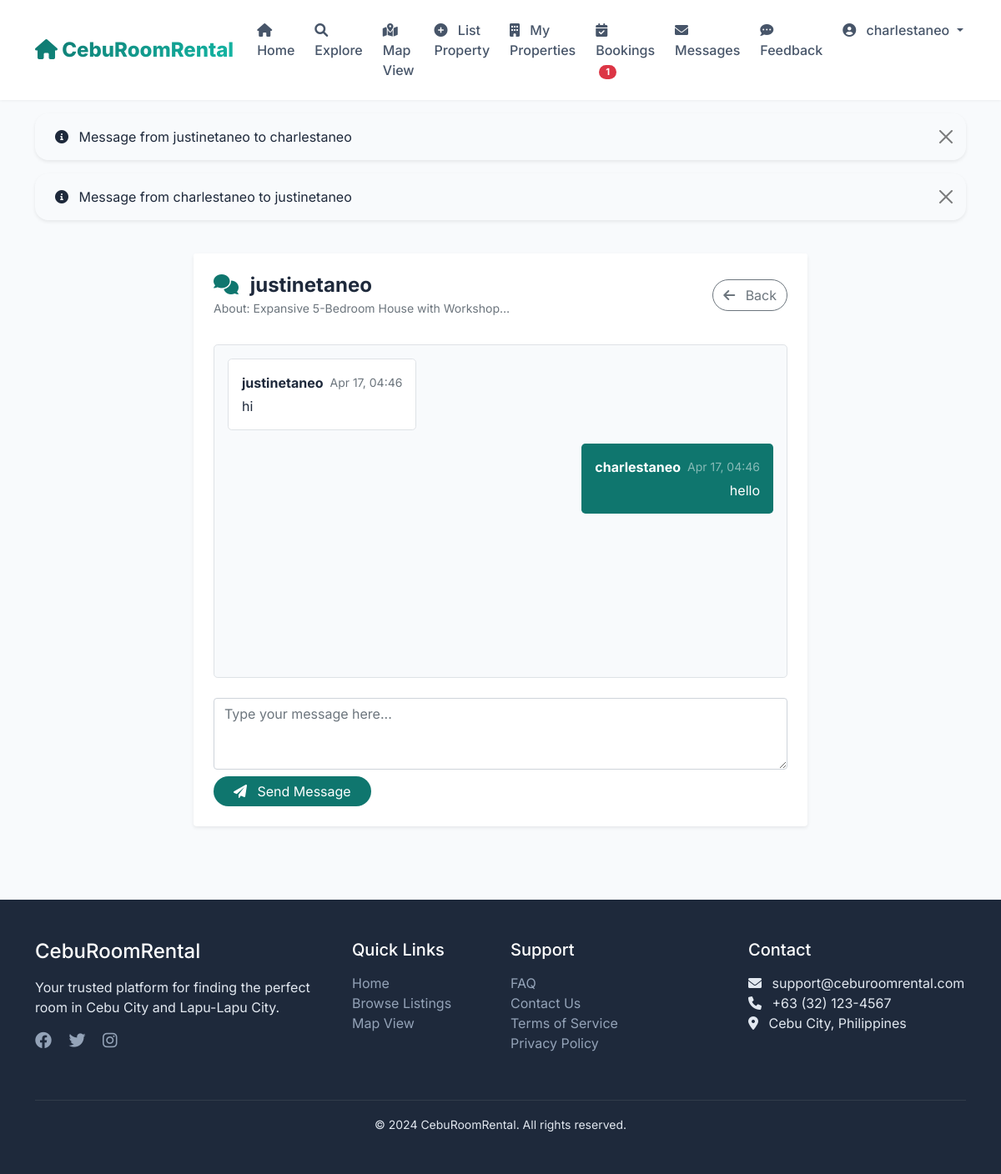
Page /conversation/4/8/ (signed in) on the earlier database version.
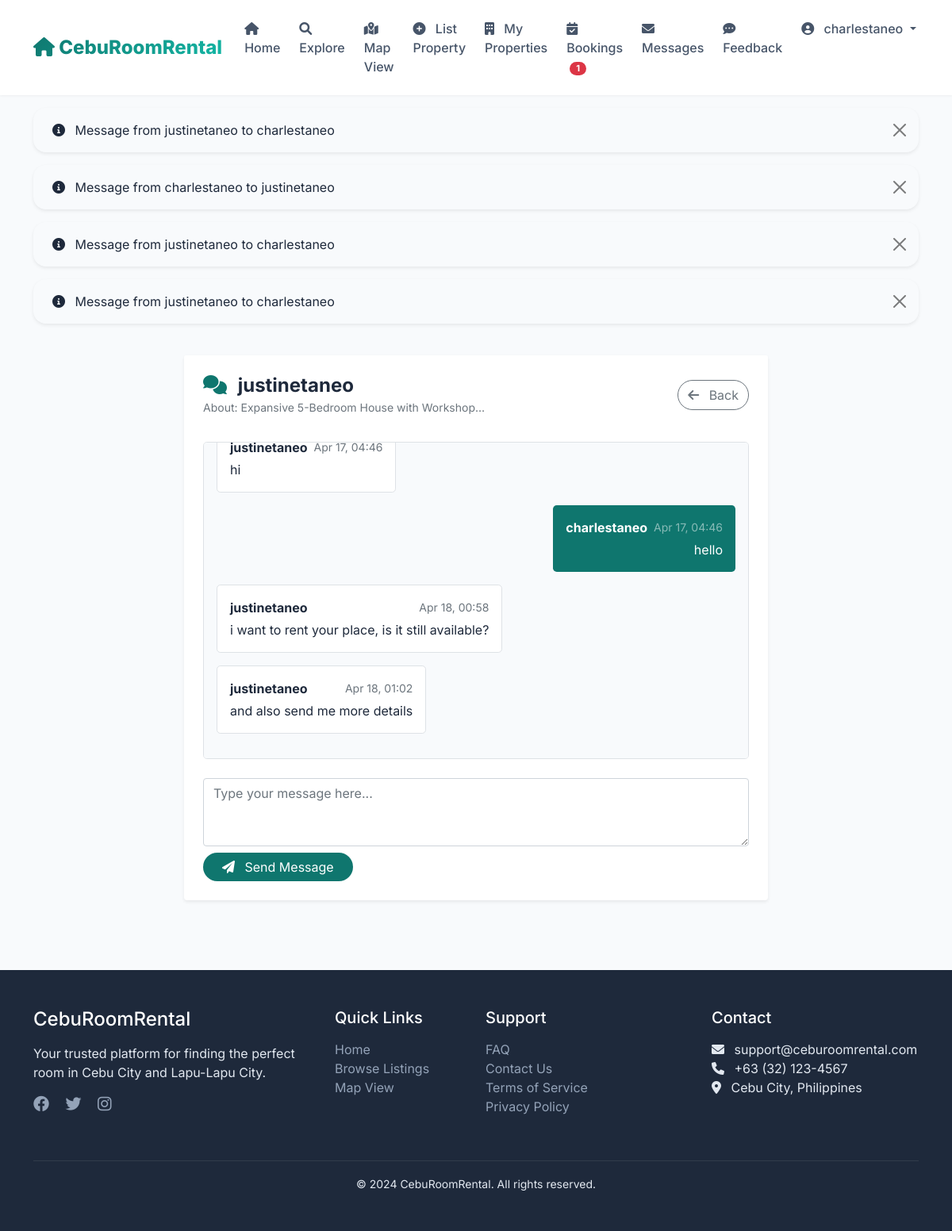
Same page on the later database version.
### rentals/models.py (models this page shows)
class Message(models.Model):
    listing = models.ForeignKey(Listing, on_delete=models.CASCADE, related_name='messages')
    sender = models.ForeignKey(User, on_delete=models.CASCADE, related_name='sent_messages')
    receiver = models.ForeignKey(User, on_delete=models.CASCADE, related_name='received_messages')
    message = models.TextField()
    created_at = models.DateTimeField(auto_now_add=True)
    is_read = models.BooleanField(default=False)
    def __str__(self):
        return f"Message from {self.sender.username} to {self.receiver.username}"

### rentals/views.py (the view, shortened to what this page needs)
# urls.py: path('conversation/<int:user_id>/<int:listing_id>/', views.conversation, name='conversation'),
@login_required
def conversation(request, user_id, listing_id):
    other_user = get_object_or_404(User, pk=user_id)
    listing = get_object_or_404(Listing, pk=listing_id)
    messages_list = Message.objects.filter(
        listing=listing
    ).filter(
        Q(sender=request.user, receiver=other_user) |
        Q(sender=other_user, receiver=request.user)
    ).order_by('created_at')
    messages_list.filter(receiver=request.user, is_read=False).update(is_read=True)
    context = {
        'messages': messages_list,
        'other_user': other_user,
        'listing': listing,
        'form': MessageForm(),
    }
    return render(request, 'rentals/conversation.html', context)

### rentals/forms.py
class MessageForm(forms.ModelForm):
    class Meta:
        model = Message
        fields = ['message']
        widgets = {
            'message': forms.Textarea(attrs={'rows': 2, 'placeholder': 'Type your message here...'}),
        }

### rentals/context_processors.py (called while the page is built)
def notification_counts(request):
    context = {
        'booking_notification_count': 0,
        'message_notification_count': 0,
    }
    if request.user.is_authenticated:
        message_count = Message.objects.filter(
            receiver=request.user,
            is_read=False
        ).count()
        context['message_notification_count'] = message_count
        if hasattr(request.user, 'profile') and request.user.profile.user_type == 'tenant':
            booking_count = Booking.objects.filter(
                listing__owner=request.user,
                status='pending'
            ).count()
            context['booking_notification_count'] = booking_count
    return context

### templates/rentals/conversation.html (shortened to what this page needs)
{% extends 'base.html' %}
{% load crispy_forms_tags %}
{% block content %}
<div class="container py-4">
    <div class="row justify-content-center">
        <div class="col-lg-8">
            <div class="card border-0 shadow-sm rounded-4">
                <div class="card-header bg-white border-0 pt-4 px-4">
                    <div class="d-flex justify-content-between align-items-center">
                        <div>
                            <h4 class="fw-bold mb-0">
                                <i class="fas fa-comments text-teal me-2"></i>
                                {{ other_user.username }}
                            </h4>
                            <small class="text-muted">About: {{ listing.title|truncatechars:40 }}</small>
                        </div>
                        <a href="{% url 'messages' %}" class="btn btn-outline-secondary rounded-pill">
                            <i class="fas fa-arrow-left me-2"></i> Back
                        </a>
                    </div>
                </div>
                <div class="card-body p-4">
                    <div class="message-container border rounded-3 p-3 mb-4" style="height: 400px; overflow-y: auto; background-color: #f8fafc;">
                        {% for msg in messages %}
                            <div class="mb-3 {% if msg.sender == user %}text-end{% endif %}">
                                <div class="d-inline-block p-3 rounded-3 {% if msg.sender == user %}bg-teal text-white{% else %}bg-white border{% endif %}" style="max-width: 75%;">
                                    <div class="d-flex justify-content-between align-items-center mb-1">
                                        <strong>{{ msg.sender.username }}</strong>
                                        <small class="{% if msg.sender == user %}text-white-50{% else %}text-muted{% endif %} ms-2">
                                            {{ msg.created_at|date:"M d, H:i" }}
                                        </small>
                                    </div>
                                    <p class="mb-0">{{ msg.message }}</p>
                                </div>
                            </div>
                        {% empty %}
                            <div class="text-center py-5">
                                <i class="fas fa-comment-dots fa-3x text-muted mb-3"></i>
                                <p class="text-muted">No messages yet. Start the conversation!</p>
                            </div>
                        {% endfor %}
                    </div>
                    <form method="POST">
                        <textarea name="message" rows="3" class="form-control" placeholder="Type your message here..." required></textarea>
                        <button type="submit" class="btn btn-teal rounded-pill px-4 mt-2">
                            <i class="fas fa-paper-plane me-2"></i> Send Message
                        </button>
                    </form>
                </div>
            </div>
        </div>
    </div>
</div>
{% endblock %}

### templates/base.html (shortened to what the changed rows need)
<!DOCTYPE html>
<html lang="en">
<head>
    <link href="https://cdn.jsdelivr.net/npm/bootstrap@5.1.3/dist/css/bootstrap.min.css" rel="stylesheet">
    <link rel="stylesheet" href="https://cdnjs.cloudflare.com/ajax/libs/font-awesome/6.0.0/css/all.min.css">
</head>
<body>
    {% if messages %}
        <div class="container mt-3">
            {% for message in messages %}
                <div class="alert alert-{{ message.tags }} alert-dismissible fade show shadow-sm" role="alert">
                    <i class="fas fa-{% if message.tags == 'success' %}check-circle{% elif message.tags == 'error' %}exclamation-circle{% else %}info-circle{% endif %} me-2"></i>
                    {{ message }}
                    <button type="button" class="btn-close" data-bs-dismiss="alert"></button>
                </div>
            {% endfor %}
        </div>
    {% endif %}
    <main>
        {% block content %}
        {% endblock %}
    </main>
</body>
</html>

Differences in the rows shown:
added Message: sender+receiver "Message from justinetaneo to charlestaneo", sender.username "justinetaneo", created_at "Apr 18, 00:58", message "i want to rent your place, is it still available?"
added Message: sender+receiver "Message from justinetaneo to charlestaneo", sender.username "justinetaneo", created_at "Apr 18, 01:02", message "and also send me more details"
